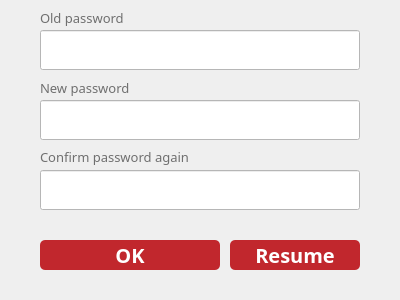
<?xml version="1.0" encoding="UTF-8"?>
<ui version="4.0">
 <class>PassWindow</class>
 <widget class="QWidget" name="PassWindow">
  <property name="geometry">
   <rect>
    <x>0</x>
    <y>0</y>
    <width>400</width>
    <height>300</height>
   </rect>
  </property>
  <property name="minimumSize">
   <size>
    <width>400</width>
    <height>300</height>
   </size>
  </property>
  <property name="maximumSize">
   <size>
    <width>400</width>
    <height>300</height>
   </size>
  </property>
  <property name="windowTitle">
   <string>Password Changing</string>
  </property>
  <widget class="QLabel" name="label_3">
   <property name="geometry">
    <rect>
     <x>40</x>
     <y>10</y>
     <width>141</width>
     <height>16</height>
    </rect>
   </property>
   <property name="styleSheet">
    <string notr="true">QLabel
{
    /*字体为微软雅黑*/
    font-family:Microsoft Yahei;
    /*字体大小为20点*/
	color:rgb(111, 111, 111);
   font-size:10pt;
 	
}</string>
   </property>
   <property name="text">
    <string>Old password</string>
   </property>
  </widget>
  <widget class="QLineEdit" name="lineEdit_2">
   <property name="geometry">
    <rect>
     <x>40</x>
     <y>30</y>
     <width>320</width>
     <height>40</height>
    </rect>
   </property>
   <property name="autoFillBackground">
    <bool>false</bool>
   </property>
   <property name="styleSheet">
    <string notr="true">QLineEdit
{
    /*字体为微软雅黑*/
    font-family:Microsoft Yahei;
    /*字体大小为20点*/
	color:grey;
   font-size:12pt;
	background-color:rgb(255, 255, 255);
}

QLineEdit:hover
{
    /*背景颜色*/  
   background-color:rgb(229, 242, 255);
}

QLineEdit:focus
{
    /*背景颜色*/  
   background-color:rgb(229, 242, 255);
}</string>
   </property>
   <property name="text">
    <string/>
   </property>
   <property name="frame">
    <bool>true</bool>
   </property>
   <property name="echoMode">
    <enum>QLineEdit::Password</enum>
   </property>
   <property name="clearButtonEnabled">
    <bool>true</bool>
   </property>
  </widget>
  <widget class="QLineEdit" name="lineEdit_3">
   <property name="geometry">
    <rect>
     <x>40</x>
     <y>100</y>
     <width>320</width>
     <height>40</height>
    </rect>
   </property>
   <property name="autoFillBackground">
    <bool>false</bool>
   </property>
   <property name="styleSheet">
    <string notr="true">QLineEdit
{
    /*字体为微软雅黑*/
    font-family:Microsoft Yahei;
    /*字体大小为20点*/
	color:grey;
   font-size:12pt;
	background-color:rgb(255, 255, 255);
}

QLineEdit:hover
{
    /*背景颜色*/  
   background-color:rgb(229, 242, 255);
}

QLineEdit:focus
{
    /*背景颜色*/  
   background-color:rgb(229, 242, 255);
}</string>
   </property>
   <property name="text">
    <string/>
   </property>
   <property name="frame">
    <bool>true</bool>
   </property>
   <property name="echoMode">
    <enum>QLineEdit::Password</enum>
   </property>
   <property name="clearButtonEnabled">
    <bool>true</bool>
   </property>
  </widget>
  <widget class="QLabel" name="label_4">
   <property name="geometry">
    <rect>
     <x>40</x>
     <y>80</y>
     <width>141</width>
     <height>16</height>
    </rect>
   </property>
   <property name="styleSheet">
    <string notr="true">QLabel
{
    /*字体为微软雅黑*/
    font-family:Microsoft Yahei;
    /*字体大小为20点*/
	color:rgb(111, 111, 111);
   font-size:10pt;
 	
}</string>
   </property>
   <property name="text">
    <string>New password</string>
   </property>
  </widget>
  <widget class="QLineEdit" name="lineEdit_4">
   <property name="geometry">
    <rect>
     <x>40</x>
     <y>170</y>
     <width>320</width>
     <height>40</height>
    </rect>
   </property>
   <property name="autoFillBackground">
    <bool>false</bool>
   </property>
   <property name="styleSheet">
    <string notr="true">QLineEdit
{
    /*字体为微软雅黑*/
    font-family:Microsoft Yahei;
    /*字体大小为20点*/
	color:grey;
   font-size:12pt;
	background-color:rgb(255, 255, 255);
}

QLineEdit:hover
{
    /*背景颜色*/  
   background-color:rgb(229, 242, 255);
}

QLineEdit:focus
{
    /*背景颜色*/  
   background-color:rgb(229, 242, 255);
}</string>
   </property>
   <property name="text">
    <string/>
   </property>
   <property name="frame">
    <bool>true</bool>
   </property>
   <property name="echoMode">
    <enum>QLineEdit::Password</enum>
   </property>
   <property name="clearButtonEnabled">
    <bool>true</bool>
   </property>
  </widget>
  <widget class="QLabel" name="label_5">
   <property name="geometry">
    <rect>
     <x>40</x>
     <y>147</y>
     <width>191</width>
     <height>20</height>
    </rect>
   </property>
   <property name="styleSheet">
    <string notr="true">QLabel
{
    /*字体为微软雅黑*/
    font-family:Microsoft Yahei;
    /*字体大小为20点*/
	color:rgb(111, 111, 111);
   font-size:10pt;
 	
}</string>
   </property>
   <property name="text">
    <string>Confirm password again</string>
   </property>
  </widget>
  <widget class="QPushButton" name="pushButton_2">
   <property name="geometry">
    <rect>
     <x>40</x>
     <y>240</y>
     <width>180</width>
     <height>30</height>
    </rect>
   </property>
   <property name="font">
    <font>
     <family>Microsoft Yahei</family>
     <pointsize>15</pointsize>
     <weight>75</weight>
     <bold>true</bold>
    </font>
   </property>
   <property name="styleSheet">
    <string notr="true">QPushButton
{
    /*字体为微软雅黑*/
    font-family:Microsoft Yahei;
    /*字体大小为20点*/
    font-size:15pt;
    /*字体颜色为白色*/    
    color:white;
    /*背景颜色*/  
    background-color:#C1272D;
    /*边框圆角半径为8像素*/ 
    border-radius:5px;
}

/*按钮停留态*/
QPushButton:hover
{
    /*背景颜色*/  
    background-color:#9e1e24;
    padding-left:-3px;
    /*上内边距为3像素，让按下时字向下移动3像素*/  
    padding-top:-3px;
}

/*按钮按下态*/
QPushButton:pressed
{
    /*背景颜色*/  
    background-color:#CD5257;
    /*左内边距为3像素，让按下时字向右移动3像素*/  
    padding-left:3px;
    /*上内边距为3像素，让按下时字向下移动3像素*/  
    padding-top:3px;
}</string>
   </property>
   <property name="text">
    <string>OK</string>
   </property>
  </widget>
  <widget class="QPushButton" name="pushButton_3">
   <property name="geometry">
    <rect>
     <x>230</x>
     <y>240</y>
     <width>130</width>
     <height>30</height>
    </rect>
   </property>
   <property name="font">
    <font>
     <family>Microsoft Yahei</family>
     <pointsize>15</pointsize>
     <weight>75</weight>
     <bold>true</bold>
    </font>
   </property>
   <property name="styleSheet">
    <string notr="true">QPushButton
{
    /*字体为微软雅黑*/
    font-family:Microsoft Yahei;
    /*字体大小为20点*/
    font-size:15pt;
    /*字体颜色为白色*/    
    color:white;
    /*背景颜色*/  
    background-color:#C1272D;
    /*边框圆角半径为8像素*/ 
    border-radius:5px;
}

/*按钮停留态*/
QPushButton:hover
{
    /*背景颜色*/  
    background-color:#9e1e24;
    padding-left:-3px;
    /*上内边距为3像素，让按下时字向下移动3像素*/  
    padding-top:-3px;
}

/*按钮按下态*/
QPushButton:pressed
{
    /*背景颜色*/  
    background-color:#CD5257;
    /*左内边距为3像素，让按下时字向右移动3像素*/  
    padding-left:3px;
    /*上内边距为3像素，让按下时字向下移动3像素*/  
    padding-top:3px;
}</string>
   </property>
   <property name="text">
    <string>Resume</string>
   </property>
  </widget>
 </widget>
 <resources/>
 <connections/>
</ui>
